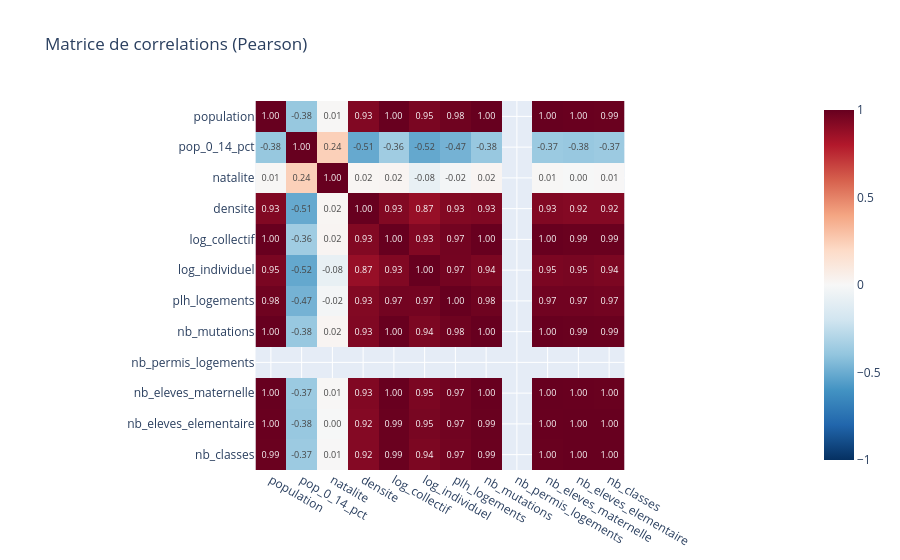

This figure's notebook cell:
### Markdown cell above
## 6. Matrice de correlations features → cibles

La correlation de Pearson mesure la relation **lineaire** entre deux variables (entre -1 et +1).

### Code cell
corr_matrix = ml_clean[FEATURE_COLUMNS + ALL_TARGETS].corr()

fig = px.imshow(
    corr_matrix,
    color_continuous_scale='RdBu_r',
    zmin=-1, zmax=1,
    title='Matrice de correlations (Pearson)',
    text_auto='.2f'
)
fig.show()

### Figure 1 — Plotly figure (JSON) as saved in the notebook; plotly's stock layout.template omitted (floating-point values rounded to 4 significant figures; data arrays with more than 128 entries replaced by an {"elided": "..."} marker saying what was removed)
{"data": [{"coloraxis": "coloraxis", "hovertemplate": "x: %{x}<br>y: %{y}<br>color: %{z}<extra></extra>", "name": "0", "texttemplate": "%{z:.2f}", "type": "heatmap", "x": ["population", "pop_0_14_pct", "natalite", "densite", "log_collectif", "log_individuel", "plh_logements", "nb_mutations", "nb_permis_logements", "nb_eleves_maternelle", "nb_eleves_elementaire", "nb_classes"], "xaxis": "x", "y": ["population", "pop_0_14_pct", "natalite", "densite", "log_collectif", "log_individuel", "plh_logements", "nb_mutations", "nb_permis_logements", "nb_eleves_maternelle", "nb_eleves_elementaire", "nb_classes"], "yaxis": "y", "z": {"elided": "12x12 float values"}}], "layout": {"coloraxis": {"autocolorscale": false, "cmax": 1, "cmin": -1, "colorscale": [[0, "rgb(5,48,97)"], [0.1, "rgb(33,102,172)"], [0.2, "rgb(67,147,195)"], [0.3, "rgb(146,197,222)"], [0.4, "rgb(209,229,240)"], [0.5, "rgb(247,247,247)"], [0.6, "rgb(253,219,199)"], [0.7, "rgb(244,165,130)"], [0.8, "rgb(214,96,77)"], [0.9, "rgb(178,24,43)"], [1, "rgb(103,0,31)"]]}, "title": {"text": "Matrice de correlations (Pearson)"}, "xaxis": {"anchor": "y", "constrain": "domain", "domain": [0, 1], "scaleanchor": "y"}, "yaxis": {"anchor": "x", "autorange": "reversed", "constrain": "domain", "domain": [0, 1]}}}
